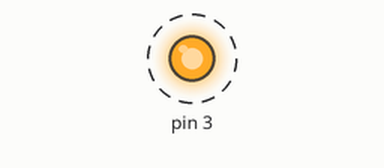
A sketch run on a simulated Arduino Uno, built with avr-gcc and run on an emulated ATmega328P. Shown: output pins drawn as LEDs (lit = HIGH). Dashed ring = blinking.

Above: at 0.2 s.
Timing chart, 0 to 3.0 s (numbered marks = the images above):
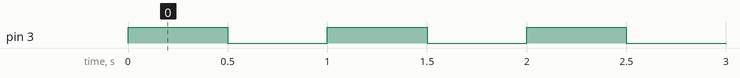

The sketch:

_____.ino
```cpp
void setup() {
  pinMode(3, OUTPUT);
}
void loop() {
  digitalWrite(3, 1);
  delay(500);
  digitalWrite(3, 0);
  delay(500);
}
```

Measured:
- by itself, pin 3: alternates HIGH for 0.50 s and LOW for 0.50 s
